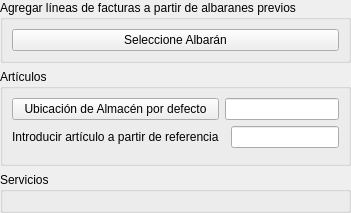
     <widget class="QWidget" name="pageLineas">
      <layout class="QVBoxLayout" name="verticalLayout_10">
       <property name="leftMargin">
        <number>0</number>
       </property>
       <property name="topMargin">
        <number>0</number>
       </property>
       <property name="rightMargin">
        <number>0</number>
       </property>
       <property name="bottomMargin">
        <number>0</number>
       </property>
       <item>
        <widget class="QGroupBox" name="groupBox_16">
         <property name="title">
          <string>Agregar líneas de facturas a partir de albaranes previos</string>
         </property>
         <layout class="QGridLayout" name="gridLayout_5">
          <item row="0" column="0">
           <widget class="DBChooseRecordButton" name="db_idalbaran">
            <property name="text">
             <string>Seleccione Albarán</string>
            </property>
            <property name="dataEditable" stdset="0">
             <bool>true</bool>
            </property>
            <property name="tableName" stdset="0">
             <string>albaranescli</string>
            </property>
           </widget>
          </item>
         </layout>
        </widget>
       </item>
       <item>
        <widget class="QGroupBox" name="groupBox_5">
         <property name="title">
          <string>Artículos</string>
         </property>
         <layout class="QGridLayout" name="gridLayout_3">
          <item row="1" column="0">
           <widget class="QLabel" name="label">
            <property name="text">
             <string>Introducir artículo a partir de referencia</string>
            </property>
           </widget>
          </item>
          <item row="1" column="2">
           <widget class="DBLineEdit" name="db_introrapidaarticulos">
            <property name="dataEditable" stdset="0">
             <bool>true</bool>
            </property>
           </widget>
          </item>
          <item row="2" column="0" colspan="3">
           <widget class="DBDetailView" name="db_lineasarticulosfacturascli" native="true">
            <property name="relationName" stdset="0">
             <string>lineasarticulosfacturascli</string>
            </property>
            <property name="dataEditable" stdset="0">
             <bool>true</bool>
            </property>
           </widget>
          </item>
          <item row="0" column="0">
           <widget class="DBChooseRecordButton" name="db_idubicacion">
            <property name="text">
             <string>Ubicación de Almacén por defecto</string>
            </property>
            <property name="fieldName" stdset="0">
             <string>idubicacion</string>
            </property>
            <property name="dataEditable" stdset="0">
             <bool>true</bool>
            </property>
           </widget>
          </item>
          <item row="0" column="1" colspan="2">
           <widget class="DBLineEdit" name="db_nombrealmacen">
            <property name="fieldName" stdset="0">
             <string>almacenesubicaciones.father.nombre</string>
            </property>
           </widget>
          </item>
         </layout>
        </widget>
       </item>
       <item>
        <widget class="QGroupBox" name="groupBox_13">
         <property name="title">
          <string>Servicios</string>
         </property>
         <layout class="QGridLayout" name="_2">
          <item row="0" column="0">
           <widget class="DBDetailView" name="db_lineasserviciosfacturascli" native="true">
            <property name="relationName" stdset="0">
             <string>lineasserviciosfacturascli</string>
            </property>
            <property name="dataEditable" stdset="0">
             <bool>true</bool>
            </property>
           </widget>
          </item>
         </layout>
        </widget>
       </item>
      </layout>
     </widget>
